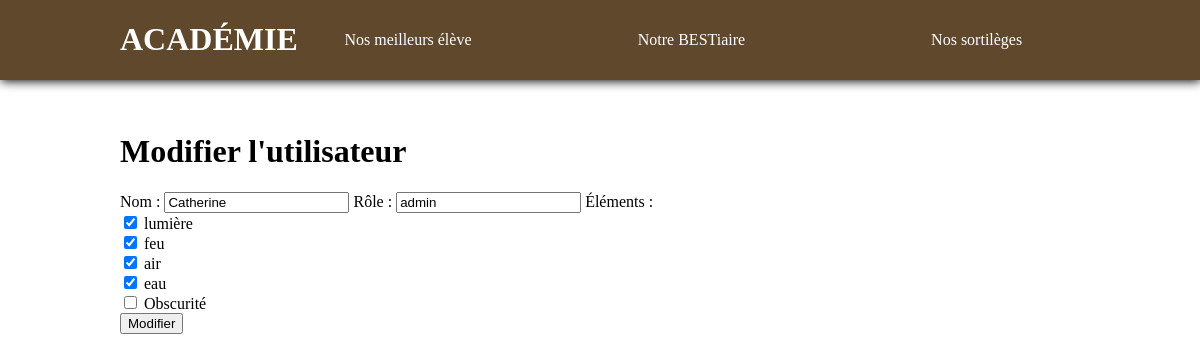
The page /modifier_user.php?id=1 (signed in) on the database its author committed.
### tables this page shows
CREATE TABLE `user` (
  `id_user` int NOT NULL,
  `nom` varchar(255) NOT NULL,
  `role` varchar(255) NOT NULL,
  `mdp` varchar(255) NOT NULL
);

CREATE TABLE `element` (
  `id_element` int NOT NULL,
  `element` varchar(255) NOT NULL
);

### modifier_user.php (the view, shortened to what this page needs)
<?php
include "init.php";
$id_user = intval($_GET['id']);
$stmtUser = $bdd->prepare("SELECT * FROM user WHERE id_user = ?");
$stmtUser->execute([$id_user]);
$user = $stmtUser->fetch();
$elements = $bdd->query("SELECT * FROM element")->fetchAll(PDO::FETCH_ASSOC);
$stmtUserElements = $bdd->prepare("SELECT id_element FROM user_element WHERE id_user = ?");
$stmtUserElements->execute([$id_user]);
$userElementIds = $stmtUserElements->fetchAll(PDO::FETCH_COLUMN);
?>
<!DOCTYPE html>
<html lang="fr">
<head>
    <link rel="stylesheet" href="assets/css/style.css">
</head>
<body>
<?php include "header.php"; ?>
<main>
    <div class="container">
        <h1>Modifier l'utilisateur</h1>
        <form method="post">
            <label>Nom :</label>
            <input type="text" name="nom" value="<?= htmlspecialchars($user['nom']) ?>" required>
            <label>Rôle :</label>
            <input type="text" name="role" value="<?= htmlspecialchars($user['role']) ?>">
            <label>Éléments :</label><br>
            <?php foreach ($elements as $element): ?>
                <label>
                    <input type="checkbox" name="elements[]" value="<?= $element['id_element'] ?>"
                        <?= in_array($element['id_element'], $userElementIds) ? 'checked' : '' ?>>
                    <?= htmlspecialchars($element['element']) ?>
                </label><br>
            <?php endforeach; ?>
            <button type="submit">Modifier</button>
        </form>
    </div>
</main>
</body>
</html>

### assets/css/style.css (style rules this page uses)
body { margin: 0; padding: 0; background-image: url("../img/OIP.jpg"); background-size: cover; background-position: center; }
.container { width: 80%; margin: 0 auto; padding: 0; }
main .container { padding-top: 2em; }

### rows shown on the page
user: nom "Catherine", role "admin"
element: id_element "☑", element "lumière"
element: id_element "☑", element "feu"
element: id_element "☑", element "air"
element: id_element "☑", element "eau"
element: element "Obscurité"
